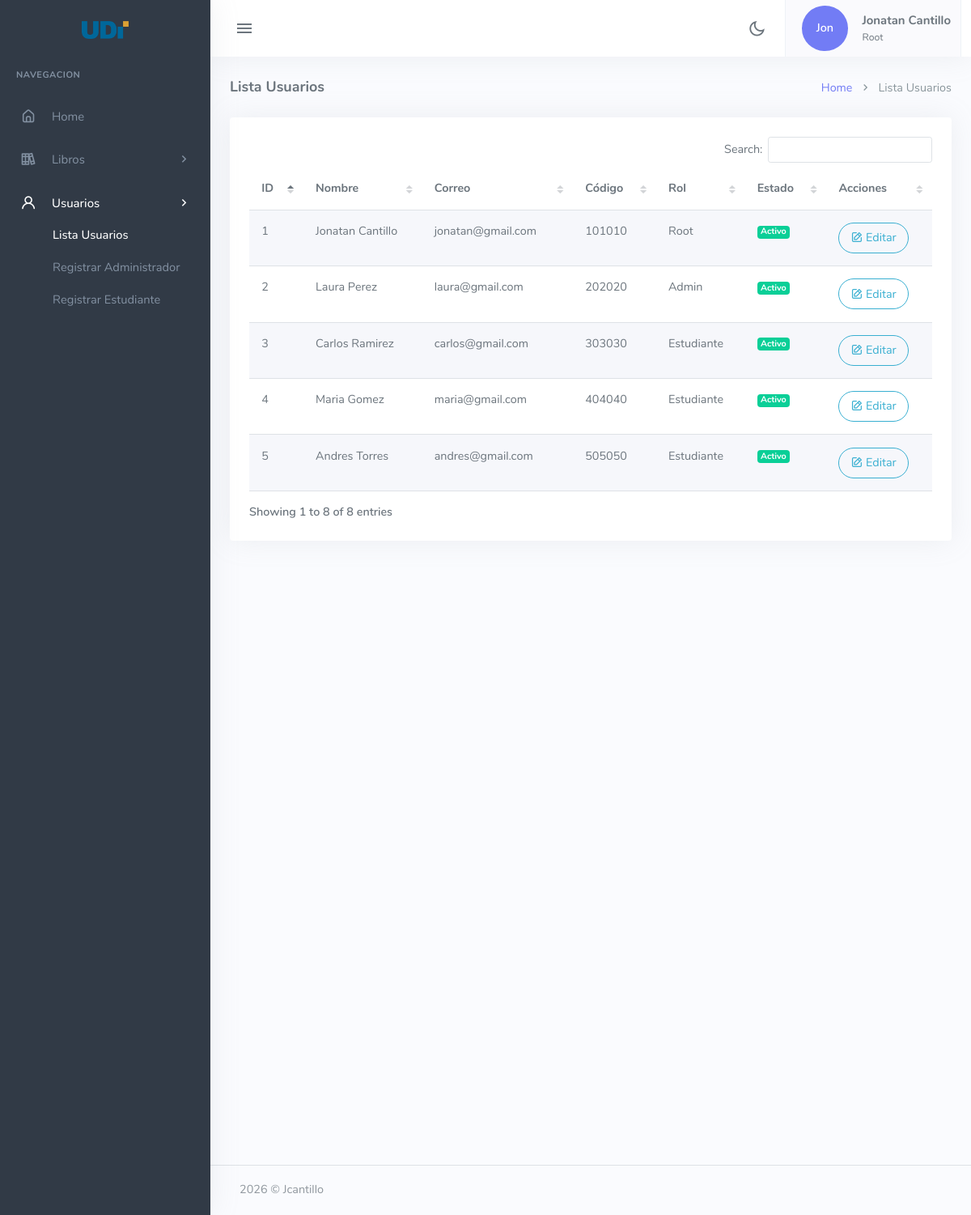
Screenshot of /barrancabermeja/tables-datatable.php (signed in) with the database file from the repository.
### tables this page shows
CREATE TABLE usuarios (
    idUser INT AUTO_INCREMENT PRIMARY KEY,         
    code_cc VARCHAR(50) NOT NULL UNIQUE,            
    name VARCHAR(50) NOT NULL,                     
    email VARCHAR(100) NOT NULL UNIQUE,            
    password VARCHAR(255) NOT NULL,                
    fecha_registro TIMESTAMP DEFAULT CURRENT_TIMESTAMP,  
    ultimo_acceso TIMESTAMP NULL,                  
    rol ENUM('Root', 'Admin', 'Estudiante') DEFAULT 'Estudiante',   
    carrera ENUM('Admi. Empresas', 'Ing. Sistemas', 'Diseño grafico','Ing. Industrial','Psicologia','Admin') DEFAULT 'Admin',   
    estado ENUM('Activo', 'Inactivo') DEFAULT 'Activo'   
);

### barrancabermeja/includes/conn.php (called while the page is built, shortened)
<?php
if (!class_exists('conectarDB')) {
    class conectarDB {
        public function __construct() {
            try {
                $this->conn_db = new PDO(
                    DB_HOST, DB_USER, DB_PASS,
                    [PDO::ATTR_ERRMODE => PDO::ERRMODE_EXCEPTION]
                );
                return $this->conn_db;
            } catch(PDOException $e) {
                die("Database error: " . $e->getMessage());
            }
        }
    }
}

### barrancabermeja/includes/class_usuario.php (called while the page is built, shortened)
<?php
require('conn.php');
class Usuario extends conectarDB {
    public function listarUsuarios() {
        $sql = "SELECT * FROM usuarios";
        $stmt = $this->conn_db->prepare($sql);
        $stmt->execute();
        $resultados = $stmt->fetchAll(PDO::FETCH_ASSOC);
        return $resultados;
    }
    public function datosUser_email($email) {
        $sql = "SELECT * FROM usuarios WHERE email = :email";
        $stmt = $this->conn_db->prepare($sql);
        $stmt->bindParam(':email', $email, PDO::PARAM_STR);
        $stmt->execute();
        $resultado = $stmt->fetch(PDO::FETCH_ASSOC);
        return $resultado;
    }
}
?>

### barrancabermeja/tables-datatable.php (the view, shortened to what this page needs)
<?php
require('includes/class_usuario.php');
$listUser = new Usuario();
$listUser = $listUser->listarUsuarios();
?>
<!DOCTYPE html>
<html lang="en">
<head>
    <link href="assets/vendor/datatables.net-bs5/css/dataTables.bootstrap5.min.css" rel="stylesheet" type="text/css" />
    <link href="assets/vendor/datatables.net-responsive-bs5/css/responsive.bootstrap5.min.css" rel="stylesheet"
        type="text/css" />
    <link href="assets/vendor/datatables.net-fixedcolumns-bs5/css/fixedColumns.bootstrap5.min.css" rel="stylesheet"
        type="text/css" />
    <link href="assets/vendor/datatables.net-fixedheader-bs5/css/fixedHeader.bootstrap5.min.css" rel="stylesheet"
        type="text/css" />
    <link href="assets/vendor/datatables.net-buttons-bs5/css/buttons.bootstrap5.min.css" rel="stylesheet"
        type="text/css" />
    <link href="assets/vendor/datatables.net-select-bs5/css/select.bootstrap5.min.css" rel="stylesheet"
        type="text/css" />
    <link href="assets/css/app-saas.min.css" rel="stylesheet" type="text/css" id="app-style" />
    <link href="assets/css/icons.min.css" rel="stylesheet" type="text/css" />
</head>
<body>
    <div class="wrapper">
        <?php
        include ("navbar.php");
        ?>
        <?php
        include ("leftSidebar.php");
        ?>
        <div class="content-page">
            <div class="content">
                <div class="container-fluid">
                    <div class="row">
                        <div class="col-12">
                            <div class="page-title-box">
                                <div class="page-title-right">
                                    <ol class="breadcrumb m-0">
                                        <li class="breadcrumb-item"><a href="index.php">Home</a></li>
                                        <li class="breadcrumb-item active">Lista Usuarios</li>
                                    </ol>
                                </div>
                                <h4 class="page-title">Lista Usuarios</h4>
                            </div>
                        </div>
                    </div>
                    <div class="row">
                        <div class="col-12">
                            <div class="card">
                                <div class="card-body">
                                    <div class="tab-content">
                                        <div class="tab-pane show active" id="scroll-vertical-preview">
                                            <table id="scroll-vertical-datatable"
                                                class="table table-striped dt-responsive nowrap w-100">
                                                <thead>
                                                    <tr>
                                                        <th>ID</th>
                                                        <th>Nombre</th>
                                                        <th>Correo</th>
                                                        <th>Código</th>
                                                        <th>Rol</th>
                                                        <th>Estado</th>
                                                        <th>Acciones</th>
                                                    </tr>
                                                </thead>
                                                <tbody>
                                                    <?php
        foreach ($listUser as $user) { ?>
                                                    <tr>
                                                        <td><?= htmlspecialchars($user["idUser"]) ?></td>
                                                        <td><?= htmlspecialchars($user["name"]) ?></td>
                                                        <td><?= htmlspecialchars($user["email"]) ?></td>
                                                        <td><?= htmlspecialchars($user["code_cc"]) ?></td>
                                                        <td><?= htmlspecialchars($user["rol"]) ?></td>                                                        <?php if($user["estado"]=="Activo") { ?>
                                                        <td><span class="badge bg-success">Activo</span></td>
                                                        <?php }else{ ?>
                                                        <td><span class="badge bg-danger">Inactivo</span></td>
                                                        <?php }?>
                                                        <td>
                                                            <form action="editar_usuario.php" method="POST"
                                                                style="display:inline-block;">
                                                                <button type="submit"
                                                                    class="btn btn-outline-info rounded-pill">
                                                                    <i class="uil-edit"></i> Editar
                                                                </button>
                                                            </form>
                                                        </td>
                                                    </tr>
                                                    <?php }  ?>
                                                </tbody>
                                            </table>
                                        </div>
                                    </div>
                                </div>
                            </div>
                        </div>
                    </div>
                </div>
            </div>
            <?php
        include ("footer.php");
        ?>
        </div>
    </div>
</body>
</html>

### barrancabermeja/navbar.php (shortened to what this page needs)
<?php
require_once('includes/class_usuario.php');
$usuario = new Usuario();
$usuario = $usuario->datosUser_email($_SESSION['usuario_email']);
?>
<div class="navbar-custom">
    <div class="topbar container-fluid">
        <div class="d-flex align-items-center gap-lg-2 gap-1">
            <button class="button-toggle-menu">
                <i class="mdi mdi-menu"></i>
            </button>
        </div>
        <ul class="topbar-menu d-flex align-items-center gap-3">
            <li class="dropdown notification-list">
                <div class="nav-link" id="light-dark-mode" data-bs-toggle="tooltip" data-bs-placement="left"
                    title="Theme Mode">
                    <i class="ri-moon-line font-22"></i>
                </div>
            </li>
            <li class="dropdown">
                <a class="nav-link dropdown-toggle arrow-none nav-user px-2" data-bs-toggle="dropdown" href="#"
                    role="button" aria-haspopup="false" aria-expanded="false">
                    <span class="avatar-md d-flex justify-content-center align-items-center" style="height: 100%;">
                        <span
                            class="avatar-title bg-primary rounded-circle d-flex justify-content-center align-items-center"
                            style="width: 80%; height: 80%;">
                            <?php echo substr($usuario["name"], 0, 3); ?>
                        </span>
                    </span>
                    <span class="d-lg-flex flex-column gap-1 d-none">
                        <h5 class="my-0"><?php echo $usuario["name"] ?></h5>
                        <h6 class="my-0 fw-normal"><?php echo $usuario["rol"] ?></h6>
                    </span>
                </a>
            </li>
        </ul>
    </div>
</div>

### rows the page displays
usuarios: name "Jon", name "Jonatan Cantillo", rol "Root", idUser "1", email "jonatan@gmail.com", code_cc "101010", estado "Activo"
usuarios: idUser "2", name "Laura Perez", email "laura@gmail.com", code_cc "202020", rol "Admin", estado "Activo"
usuarios: idUser "3", name "Carlos Ramirez", email "carlos@gmail.com", code_cc "303030", rol "Estudiante", estado "Activo"
usuarios: idUser "4", name "Maria Gomez", email "maria@gmail.com", code_cc "404040", rol "Estudiante", estado "Activo"
usuarios: idUser "5", name "Andres Torres", email "andres@gmail.com", code_cc "505050", rol "Estudiante", estado "Activo"
